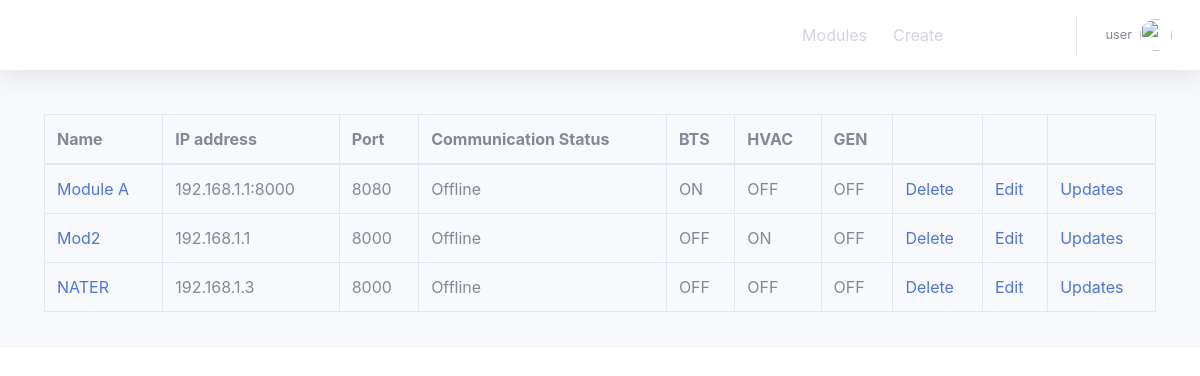
/, run on an earlier commit of the app's database.
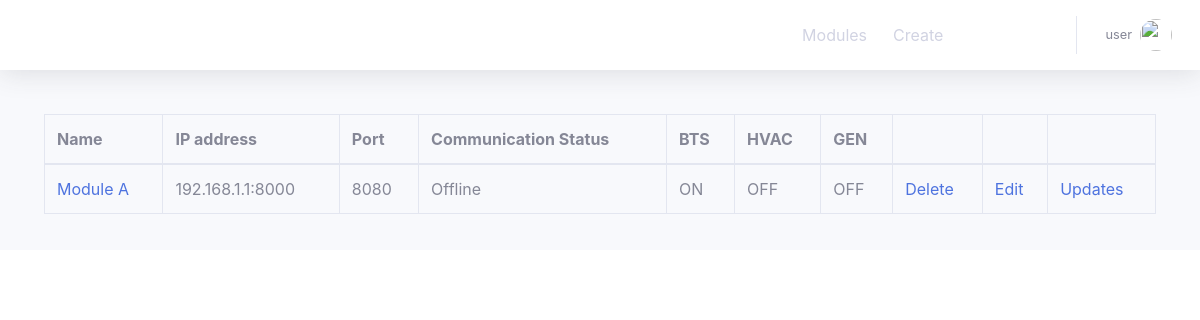
And on a later commit of the database.
### Powerapp/models.py (models this page shows, shortened)
class Module(models.Model):
    ipaddress = models.CharField(max_length=200,null=False,primary_key=True) # ip addresss for the power module onsite
    port = models.CharField(max_length=4,null=True) # the power module port
    online = models.BooleanField(default=False) # onine status of the module
    name = models.CharField(max_length=200,null=True) # the site name of the device module
    btsstatus = models.BooleanField(default=False) # the BTS status of the site on or off
    hvacstatus = models.BooleanField(default=False) # the HVAC status of the site on or off
    genstatus = models.BooleanField(default=False) # the GEN status of the site on or off
    @property
    def online_status(self):
        lastupdate = UpdateTracker.objects.filter(module=self).latest('time')
        last_update_time = lastupdate.time.replace(tzinfo=None)
        current_time = datetime.now().replace(tzinfo=None)
        print(current_time)
        print(last_update_time)
        difference = current_time - last_update_time
        difference_in_minutes = difference.seconds/60 - 120
        print(difference_in_minutes)
        if difference_in_minutes > 3 :
            return False
        else:
            return True

### Powerapp/views.py (the view)
# urls.py: path('', ListModules.as_view(),name='default' ),
class ListModules(ListView):
    model = Module
    template_name = 'Powerapp/listmodules.html'
    context_object_name = 'modules'

### Powerapp/templates/Powerapp/listmodules.html
{% extends 'Powerapp/base.html' %}
{% block content %}
<div class="card-body">
    <div class="table-responsive">
        <table class="table table-bordered" id="dataTable" width="100%" cellspacing="0">
    <thead>
    <th>Name</th>
    <th>IP address</th>
    <th>Port</th>
    <th>Communication Status</th>
    <th>BTS</th>
    <th>HVAC</th>
    <th>GEN</th>
    <th></th>
    <th></th>
    <th></th>
    </thead>
    <tbody>
        {% for module in modules %}
    <tr>
        <td><a href="{% url 'Powerapp:detailmodule' pk=module.pk%}">{{ module.name}}</a></td>
        <td>{{ module.ipaddress}}</td>
        <td>{{ module.port}}</td>
        <td>           {% if module.online_status %}
            Online
            {% else %}
            Offline
            {%endif %}</td>
        <td>
            {% if module.btsstatus %}
            ON
            {% else %}
            OFF
            {% endif %}
        </td>
        <td>            {% if module.hvacstatus %}
            ON
            {% else %}
            OFF
            {% endif %}</td>
        <td>            {% if module.genstatus %}
            ON
            {% else %}
            OFF
            {% endif %}</td>
        <td> <a href="{% url 'Powerapp:deletemodule' pk=module.pk %}">Delete</a></td>
        <td> <a href="{% url 'Powerapp:updatemodule' pk=module.pk %}">Edit</a></td>
        <td> <a href="{% url 'Powerapp:history' pk=module.ipaddress %}">Updates</a></td>
    </tr>
        {% endfor %}
    </tbody>
</table>
    </div>
</div>
{% endblock %}

### Powerapp/templates/Powerapp/base.html (shortened to what this page needs)
<!DOCTYPE html>
<html lang="en">
<head>
  <link href="/static/vendor/fontawesome-free/css/all.min.css" rel="stylesheet" type="text/css">
  <link href="/static/css/sb-admin-2.min.css" rel="stylesheet">
  <link href="/static/vendor/datatables/dataTables.bootstrap4.min.css" rel="stylesheet">
</head>
<body id="page-top">
  <div id="wrapper">
    <div id="content-wrapper" class="d-flex flex-column">
<div id="content">
{% include "Powerapp/topbar.html" %}
        <div class="container-fluid">
{% block content %}
{% endblock %}
        </div>
</div>
  </div>
  </div>
</body>
</html>

### Powerapp/templates/Powerapp/topbar.html (shortened to what this page needs)
        <nav class="navbar navbar-expand navbar-light bg-white topbar mb-4 static-top shadow">
          <ul class="navbar-nav ml-auto">
            <li class="nav-item"> <a class="nav-link btn" href ="{% url 'Powerapp:listmodules'%}"> Modules</a></li>
            <li class="nav-item"> <a class="nav-link btn" href ="{% url 'Powerapp:addmodule'%}"> Create</a></li>
            <li class="nav-item dropdown no-arrow mx-1">
              <a class="nav-link dropdown-toggle" href="#" id="alertsDropdown" role="button" data-toggle="dropdown" aria-haspopup="true" aria-expanded="false">
                <i class="fas fa-bell fa-fw"></i>
              </a>
            </li>
            <li class="nav-item dropdown no-arrow mx-1">
              <a class="nav-link dropdown-toggle" href="#" id="messagesDropdown" role="button" data-toggle="dropdown" aria-haspopup="true" aria-expanded="false">
                <i class="fas fa-envelope fa-fw"></i>
              </a>
            </li>
            <li class="nav-item dropdown no-arrow">
              <a class="nav-link dropdown-toggle" href="#" id="userDropdown" role="button" data-toggle="dropdown" aria-haspopup="true" aria-expanded="false">
                <span class="mr-2 d-none d-lg-inline text-gray-600 small">user</span>
                <img class="img-profile rounded-circle" src="">
              </a>
            </li>
          </ul>
        </nav>

What changed in the data, as far as the page shows it:
removed Module: name "Mod2", ipaddress "192.168.1.1", port "8000", shows "Offline", btsstatus "OFF", hvacstatus "ON", genstatus "OFF"
removed Module: name "NATER", ipaddress "192.168.1.3", port "8000", shows "Offline", btsstatus "OFF", hvacstatus "OFF", genstatus "OFF"
